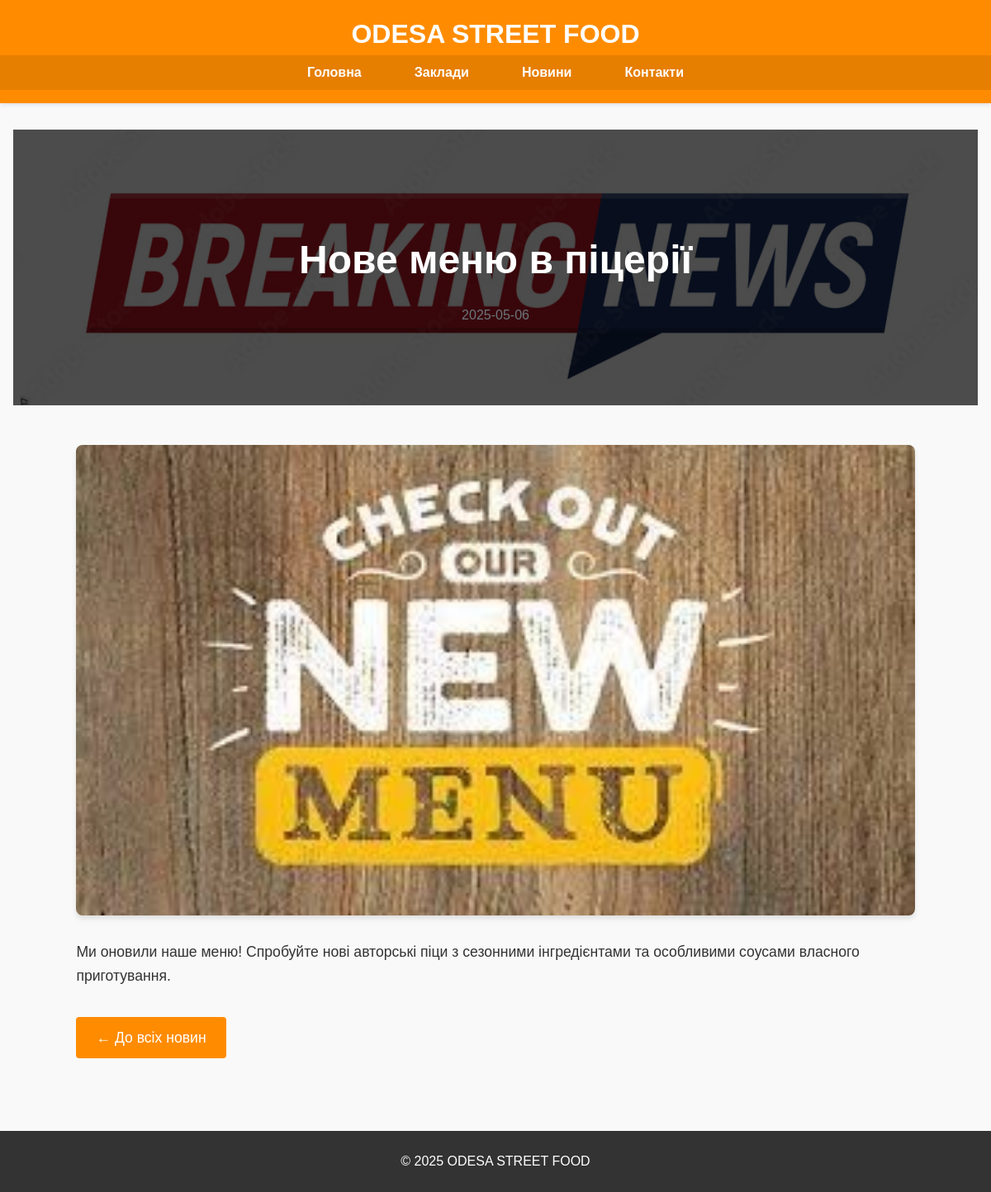
The page /news/2 on the database its author committed.
### tables this page shows
CREATE TABLE news
                 (
                     id
                     INTEGER
                     PRIMARY
                     KEY
                     AUTOINCREMENT,
                     title
                     TEXT
                     NOT
                     NULL,
                     date
                     TEXT
                     NOT
                     NULL,
                     content
                     TEXT
                     NOT
                     NULL,
                     image
                     TEXT
                     NOT
                     NULL
                 );

### app.py (the view)
@app.route('/news/<int:news_id>')
def news_item(news_id):
    conn = sqlite3.connect('news.db')
    c = conn.cursor()
    c.execute("SELECT * FROM news WHERE id = ?", (news_id,))
    news_item = dict(zip(['id', 'title', 'date', 'content', 'image'], c.fetchone()))
    conn.close()
    return render_template('news_item.html', now=datetime.now(), news_item=news_item)

### templates/news_item.html (shortened to what this page needs)
{% extends "base.html" %}
{% block content %}
<section class="news-header">
    <h1>{{ news_item.title }}</h1>
    <p class="news-date">{{ news_item.date }}</p>
</section>
<section class="news-single">
    <div class="container">
        <div class="news-image-full">
            <img src="{{ url_for('static', filename='images/news/' + news_item.image) }}" alt="{{ news_item.title }}">
        </div>
        <div class="news-content-full">
            <p>{{ news_item.content }}</p>
            <a href="/news" class="btn">← До всіх новин</a>
        </div>
    </div>
</section>
{% endblock %}

### static/css/style.css (style rules this page uses)
body { font-family: 'Arial', sans-serif; margin: 0; padding: 0; line-height: 1.6; color: #333; background-color: #f9f9f9; }
.container { width: 90%; max-width: 1200px; margin: 0 auto; }
.btn { display: inline-block; background: #ff8c00; color: white; padding: 0.7rem 1.5rem; border-radius: 4px; text-decoration: none; margin-top: 1rem; transition: background 0.3s; }
.news-header { background: linear-gradient(rgba(0,0,0,0.7), rgba(0,0,0,0.7)), url('../images/news-bg.jpg'); background-size: cover; background-position: center; color: white; text-align: center; padding: 5rem 0; margin-bottom: 3rem; }
.news-header h1 { font-size: 3rem; margin-bottom: 1rem; }
.news-date { color: #ff8c00; font-size: 0.9rem; }
.news-date { color: #6c757d; font-size: 1rem; display: block; margin-top: 10px; }
.news-single { max-width: 1200px; margin: 0 auto; padding: 0 20px; }
.news-image-full { margin-bottom: 30px; border-radius: 8px; overflow: hidden; box-shadow: 0 4px 6px rgba(0, 0, 0, 0.1); }
.news-image-full img { width: 100%; height: auto; display: block; transition: transform 0.3s ease; }
.news-content-full { line-height: 1.6; font-size: 1.1rem; color: #333; padding-bottom: 40px; }
.news-content-full p { margin-bottom: 20px; }

### rows shown on the page
news: title "Нове меню в піцерії", date "2025-05-06", image (picture), content "Ми оновили наше меню! Спробуйте нові авторські піци з сезонними інгредієнтами та особливими соусами власного приготування."
